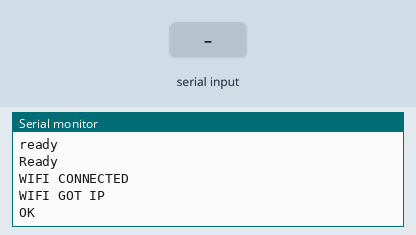
Bench run of a sketch on a simulated Arduino Uno, built with avr-gcc and run on an emulated ATmega328P. On the bench: the last lines printed to the serial monitor. The test bench sets the inputs (shaded band). The modem accepts every AT command (registered, SIM ready, sends succeed) and sends nothing else.

Above: at 1.7 s.
1.8 s: "AT\n" received over Serial
At 4.0 s:
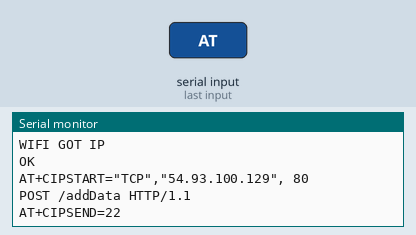
4.3 s: "AT\n" received over the second serial link
6.5 s: "1\n" received over the second serial link
At 6.9 s:
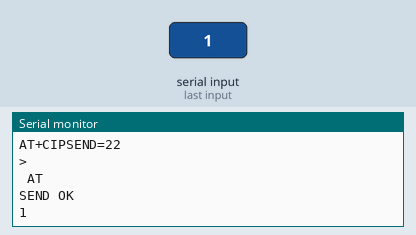
8.0 s: "AT\n" received over the second serial link
At 9.2 s:
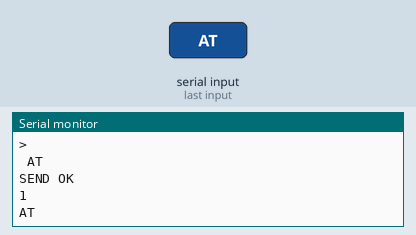

Measured:
- after the input at 1.8 s, the serial monitor: prints a new line at once (image 1)
- after the input at 6.5 s, the serial monitor: prints a new line at once (image 2)
- after the input at 8.0 s, the serial monitor: prints a new line at once (image 3)

The sketch:

post_request.ino
```cpp
char serialbuffer[1000];//serial buffer for request url
#include <SoftwareSerial.h>
SoftwareSerial esp(7, 6); // RX, TX

void setup()
{

 Serial.begin(9600);
 esp.begin(9600);
  //set mode needed for new boards
  esp.println("AT+RST");
  esp.println("AT+CWMODE=1");
  delay(500);//delay after mode change
  esp.println("AT+RST");

  //connect to wifi network
  esp.println("AT+CWJAP=\"HTC Denis\",\"12345678\""); //here provide valid WI-FI SSID name and password
}

void loop()
{
  //output everything from ESP8266 to the Arduino Micro Serial output
  while (esp.available() > 0) {
    Serial.write(esp.read());
  }

  if (Serial.available() > 0) {
     //read from serial until terminating character
     int len = Serial.readBytesUntil('\n', serialbuffer, sizeof(serialbuffer));

     //trim buffer to length of the actual message
     String message = String(serialbuffer).substring(0,len-1);
    // Serial.println("message: " + message);

     //check to see if the incoming serial message is a url or an AT command
     if(message.substring(0,2)=="AT"){
       //make command request
      // Serial.println("COMMAND REQUEST");
       esp.println(message);
     }else{
      //make webrequest
     //  Serial.println("WEB REQUEST");
       WebRequest(message);
     }
  }
}

//web request needs to be sent without the http for now, https still needs some working
void WebRequest(String request){ //www.google.com
//     String domain = "54.93.100.129";
//     String path = "/addData";

     //output domain and path to verify
    // Serial.println("domain: |" + domain + "|"); //google.com
    // Serial.println("path: |" + path + "|");     //path

     //create start command
     String startcommand = "AT+CIPSTART=\"TCP\",\"54.93.100.129\", 80"; //443 is HTTPS, still to do

     esp.println(startcommand);
     Serial.println(startcommand);


     //test for a start error
     if(esp.find("Error")){
       Serial.println("error on start");
       return;
     }

     //create the request command
      String sendcommand = "POST /addData HTTP/1.1";//do we need domain??? AND WTF /n/n/n/n/n
     //String sendcommand = "GET http://"+ domain + " HTTP/1.0\r\n\r\n\r\n";//works for most cases

     Serial.println(sendcommand);
     esp.print("AT+CIPSEND=");
     esp.println(sendcommand.length()); // length of post or post + params>??

     //debug the command
     Serial.print("AT+CIPSEND=");
     Serial.println(sendcommand.length());

     delay(2000);// wtf, maybe set much more?
     if(esp.find(">"))
     {
       Serial.println(">");
     }else
     {
       esp.println("AT+CIPCLOSE");
       Serial.println("connect timeout");
       delay(1000);
       return;
     }

     //Serial.print(getcommand);
     String host = "Host: 54.93.100.129";
     String form = "Content-Type: application/x-www-form-urlencoded";
     String _length = "Content-Length: ";
     String postData = "device_name=arduino_postrequest&temperature=33&co2=800";

     //send
     esp.println(sendcommand);  //print or println??
     esp.println(host);
     esp.println(form);
     esp.println("Connection: close");
     esp.print(_length);
     esp.println(postData.length());
     esp.println();
     esp.println(postData);

}
```
